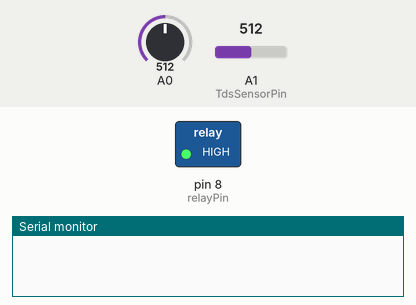
Bench run of a sketch on a simulated Arduino Uno, built with avr-gcc and run on an emulated ATmega328P. Parts: switched loads named in the sketch (green lamp = pin HIGH), the last lines printed to the serial monitor. The inputs (shaded band) are chosen by the test bench; at power-on: A0 = 512, A1 (TdsSensorPin) = 512.

Above: at 4.5 s.
At 11.7 s:
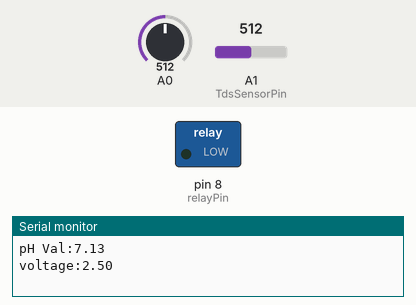
Timing chart, 0 to 18.9 s (numbered marks = the images above):
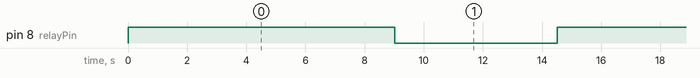

Measured:
- by itself, pin 8 (relayPin): alternates HIGH for 9.0 s and LOW for 5.5 s

The sketch:

relay.ino
```cpp
#include <EEPROM.h>
#include "GravityTDS.h"
#include <OneWire.h>
#include <DallasTemperature.h>
#include <Wire.h>
#include <SoftwareSerial.h>

SoftwareSerial espSerial(5, 6);  //tx,rx
int relayPin = 8;                // define output pin for relay

#define TdsSensorPin A1
#define ONE_WIRE_BUS 2

GravityTDS gravityTds;
OneWire oneWire(ONE_WIRE_BUS);
DallasTemperature sensors(&oneWire);

static float calibration_value = 21.34 - 0.46 + 0.50;
int phval = 0;
unsigned long int avgval;
int buffer_arr[10], temp;
float temperature = 25, tdsValue = 29;


void setup() {

  pinMode(relayPin, OUTPUT);  // define pin 8 as output
  sensors.begin();            // Start up the library
  Serial.begin(115200);
  espSerial.begin(115200);
  gravityTds.setPin(TdsSensorPin);
  gravityTds.setAref(5.0);       //reference voltage on ADC, default 5.0V on Arduino UNO
  gravityTds.setAdcRange(1024);  //1024 for 10bit ADC;4096 for 12bit ADC
  gravityTds.begin();            //initialization
}


void loop() {
  {


    {
      digitalWrite(relayPin, HIGH);
       delay(5000);

      for (int i = 0; i < 10; i++) {
        buffer_arr[i] = analogRead(A0);
        delay(300);
      }
      for (int i = 0; i < 9; i++) {
        for (int j = i + 1; j < 10; j++) {
          if (buffer_arr[i] > buffer_arr[j]) {
            temp = buffer_arr[i];
            buffer_arr[i] = buffer_arr[j];
            buffer_arr[j] = temp;
          }
        }
      }
      avgval = 0;
      for (int i = 2; i < 8; i++)
        avgval += buffer_arr[i];
      float volt = (float)avgval * 5.0 / 1024 / 6;
      float ph_act = -5.70 * volt + calibration_value;

      delay(1000);
      Serial.print("pH Val:");
      Serial.println(ph_act);
      Serial.print("voltage:");
      Serial.println(volt);
    }


  }


  //esp[pass]
  // espSerial.print("pH Val:");
  // espSerial.println(ph_act);
  // espSerial.print("voltage:");
  // espSerial.println(volt);

  // sensors.requestTemperatures();
  // Serial.print("Temperature: ");
  // Serial.print(sensors.getTempCByIndex(0));
  //Serial.print((char)176);//shows degrees character
  // Serial.print("C  |  ");


  //esp pass
  // espSerial.print("Temperature: ");
  // espSerial.print(sensors.getTempCByIndex(0));
  //  espSerial.println(ph_act);
  //  espSerial.print(tdsValue,0);
  // espSerial.print((char)176);//shows degrees character
  // espSerial.print("C  |  ");

  //print the temperature in Fahrenheit
  // Serial.print((sensors.getTempCByIndex(0) * 9.0) / 5.0 + 32.0);
  // Serial.print((char)176);//shows degrees character
  // Serial.println("F");

  //temperature = readTemperature();  //add your temperature sensor and read it


  {
     digitalWrite(relayPin, LOW);
      delay(5000);
    gravityTds.setTemperature(temperature);  // set the temperature and execute temperature compensation
    gravityTds.update();                     //sample and calculate
    tdsValue = gravityTds.getTdsValue();     // then get the value
    Serial.print(tdsValue, 0);
    Serial.println("ppm");

  }


  //esp pass
  // espSerial.print(tdsValue,0);
  // espSerial.println("ppm");

  //to pass in esp


  delay(500);
}
// #include <OneWire.h>
// #include <DallasTemperature.h>

// // Data wire is plugged into digital pin 2 on the Arduino
// #define ONE_WIRE_BUS 2

// // Setup a oneWire instance to communicate with any OneWire device
// OneWire oneWire(ONE_WIRE_BUS);

// // Pass oneWire reference to DallasTemperature library
// DallasTemperature sensors(&oneWire);

// void setup(void)
// {
//   sensors.begin();	// Start up the library
//   Serial.begin(9600);
// }

// void loop(void)
// {
//   // Send the command to get temperatures
//   sensors.requestTemperatures();

//   //print the temperature in Celsius
//   Serial.print("Temperature: ");
//   Serial.print(sensors.getTempCByIndex(0));
//   Serial.print((char)176);//shows degrees character
//   Serial.print("C  |  ");

//   //print the temperature in Fahrenheit
//   Serial.print((sensors.getTempCByIndex(0) * 9.0) / 5.0 + 32.0);
//   Serial.print((char)176);//shows degrees character
//   Serial.println("F");

//   delay(500);
// }
// #include <Wire.h>
// #include <LiquidCrystal_I2C.h>
// LiquidCrystal_I2C lcd(0x27, 16, 2);
// static float calibration_value = 21.34-0.46+0.50;
// int phval = 0;
// unsigned long int avgval;
// int buffer_arr[10],temp;
// void setup()
// {
//  Serial.begin(9600);
//   // lcd.init();
//   // lcd.begin(16, 2);
//   // lcd.backlight();
//   // lcd.setCursor(0, 0);
//   // lcd.print("   Welcome to      ");
//   // lcd.setCursor(0, 1);
//   // lcd.print(" Circuit Digest    ");
//   delay(2000);
//   // lcd.clear();
// }
// void loop() {
//  for(int i=0;i<10;i++)
//  {
//  buffer_arr[i]=analogRead(A0);
//  delay(300);
//  }
//  for(int i=0;i<9;i++)
//  {
//  for(int j=i+1;j<10;j++)
//  {
//  if(buffer_arr[i]>buffer_arr[j])
//  {
//  temp=buffer_arr[i];
//  buffer_arr[i]=buffer_arr[j];
//  buffer_arr[j]=temp;
//  }
//  }
//  }
//  avgval=0;
//  for(int i=2;i<8;i++)
//  avgval+=buffer_arr[i];
//  float volt=(float)avgval*5.0/1024/6;
//  float ph_act = -5.70 * volt + calibration_value;
//  Serial.print("pH Val:");
//  Serial.println(ph_act);
//  Serial.print("voltage:");
//  Serial.println(volt);


//  lcd.print("pH Val:");
//  lcd.setCursor(8, 0);
//  lcd.print(ph_act);
//  delay(1000);
// }
```
